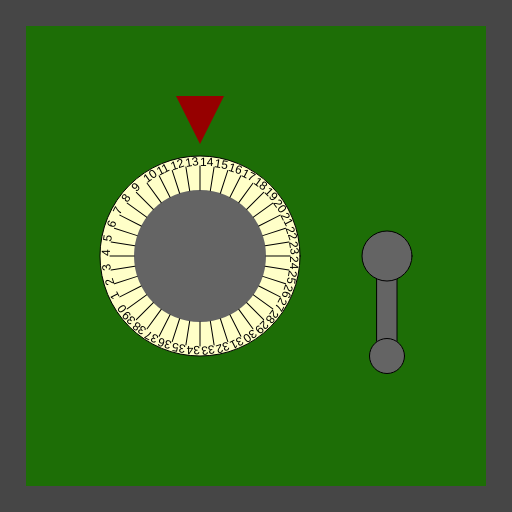
Frame 1 (no input)
Frame 60 (no input): identical to frame 1, image omitted
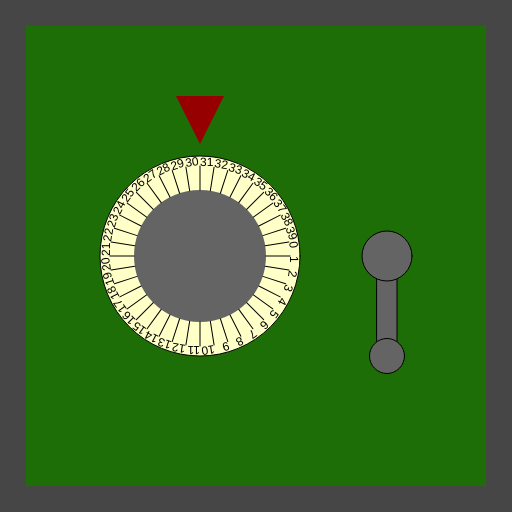
Frame 120 (the mouse pressed at the canvas centre since frame 60)

The p5.js sketch that drew these frames (run headless with seeded random() and noise() and a simulated clock; from frame 60 on, the mouse is pressed at the canvas centre):

// p5.js sketch
// ── sketch.js
/*

Officer: 3494377
CaseNum: 303-0-27462044-3494377

Case 303 - The Case of the Crooked Attorney
Stage 1 - Torvalds' Office

District Attorney Torvalds is well respected in Console City as an upstanding citizen and
enforcer of the law. Of course he’s as crooked as they come. I’ve had enough of having our
hard work at Sleuth and Co undermined by his bribes and back-payments. Let’s take take this
sucker down. I happen to know that Torvalds keeps his incriminating documents spread amongst
several safes in town. I’ll need you to bend the rules a little by breaking into them and
retrieving the incriminating evidence.

The first safe is in Torvald’s office. Crack it by doing the following:

	Whilst the mouse is being dragged:
	- Make SecretStorageKey_a equal to 34

	When the mouse button is pressed:
	- Make SecretStorageKey_a equal to 31

	Whilst the mouse is moving:
	- Make SecretStorageKey_a equal to 14

	When any key is released:
	- Make SecretStorageKey_a equal to 25

	When any key is pressed:
	- Make SecretStorageKey_b equal to 50

	Whilst the mouse is being dragged:
	- Make SecretStorageKey_b equal to 43

	When the mouse button is released:
	- Make SecretStorageKey_b equal to 4

	When any key is released:
	- Make SecretStorageKey_b equal to 25



There are many possible ways of investigating this case, but you
should use ONLY the following commands:

	- The assignment operator aka. the equals sign !

*/

//declare the variables

var SecretStorageKey_a;
var SecretStorageKey_b;


function preload()
{
	//IMAGES WILL BE LOADED HERE

}

function setup()
{
	createCanvas(512,512);

	//initialise the variables
	SecretStorageKey_a = 0;
	SecretStorageKey_b = 0;

}

///////////////////EVENT HANDLERS///////////////////

//Add your code to these events to open the safe ...

function mouseMoved()
{
	console.log("mouseMoved", mouseX, mouseY);
    //Make SecretStorageKey_a equal to 14
    SecretStorageKey_a = 14
}

function mouseDragged()
{
	console.log("mouseDragged", mouseX, mouseY);
    //Make SecretStorageKey_a equal to 34
    SecretStorageKey_a = 34
    SecretStorageKey_b = 43
}

function mousePressed()
{
	console.log("mousePressed");
    //Make SecretStorageKey_a equal to 31
    SecretStorageKey_a = 31
}

function mouseReleased()
{
	console.log("mouseReleased");
     SecretStorageKey_b = 4
}

function keyPressed()
{
	console.log("keyPressed", key);
     SecretStorageKey_b = 50
}

function keyReleased()
{
	console.log("keyReleased", key);
    //Make SecretStorageKey_a equal to 25
     SecretStorageKey_a = 25
    SecretStorageKey_b = 25
}

///////////////DO NOT CHANGE CODE BELOW THIS POINT///////////////////

function draw()
{


	//Draw the safe door
	background(70);
	noStroke();
	fill(29,110,6);
	rect(26,26,width-52,width-52);

	//Draw the combination dial
	push();
	translate(200,height/2);
	drawDial(200, SecretStorageKey_a, 40);
	pop();

	//Draw the lever
	push();
	translate(width - 125,256);
	drawLever(SecretStorageKey_b);
	pop();

}

function drawDial(diameter,num,maxNum)
{
	//the combination lock

	var r = diameter * 0.5;
	var p = r * 0.6;

	stroke(0);
	fill(255,255,200);
	ellipse(0,0,diameter,diameter);
	fill(100);
	noStroke();
	ellipse(0,0,diameter*0.66,diameter*0.66);
	fill(150,0,0);
	triangle(
		-p * 0.4,-r-p,
		p * 0.4,-r-p,
		0,-r-p/5
	);

	noStroke();

	push();
	var inc = 360/maxNum;

	rotate(radians(-num * inc));
	for(var i = 0; i < maxNum; i++)
	{
		push();
		rotate(radians(i * inc));
		stroke(0);
		line(0,-r*0.66,0,-(r-10));
		noStroke();
		fill(0);
		text(i,0,-(r-10));
		pop();
	}

	pop();
}

function drawLever(rot)
{
	push();
	rotate(radians(-rot))
	stroke(0);
	fill(100);
	rect(-10,0,20,100);
	ellipse(0,0,50,50);
	ellipse(0,100,35,35);
	pop();
}
